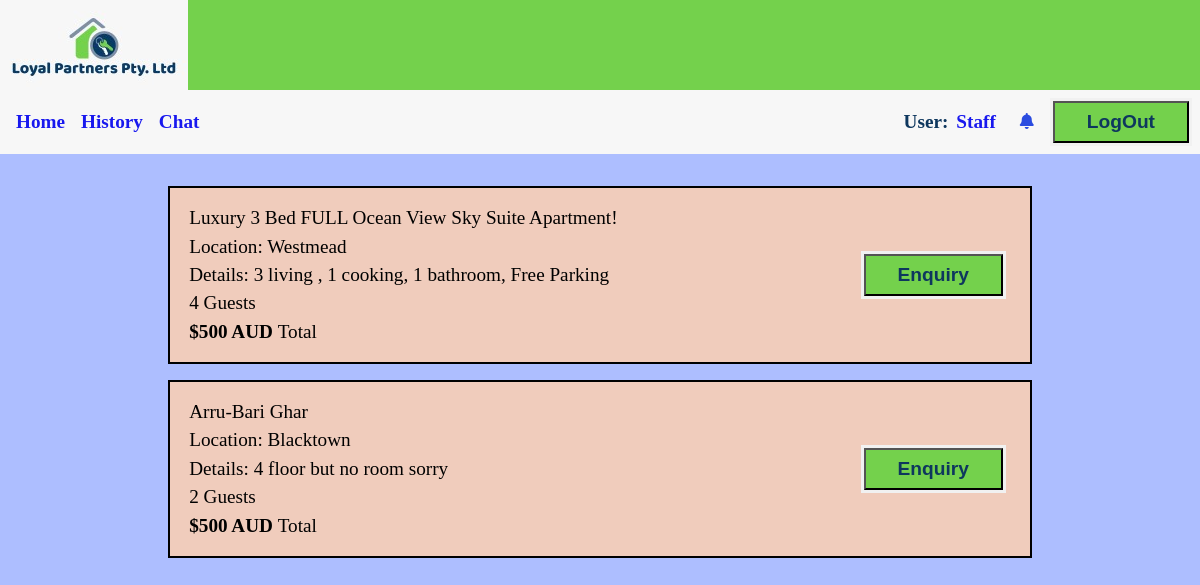
Before: / (signed in) with the older database file.
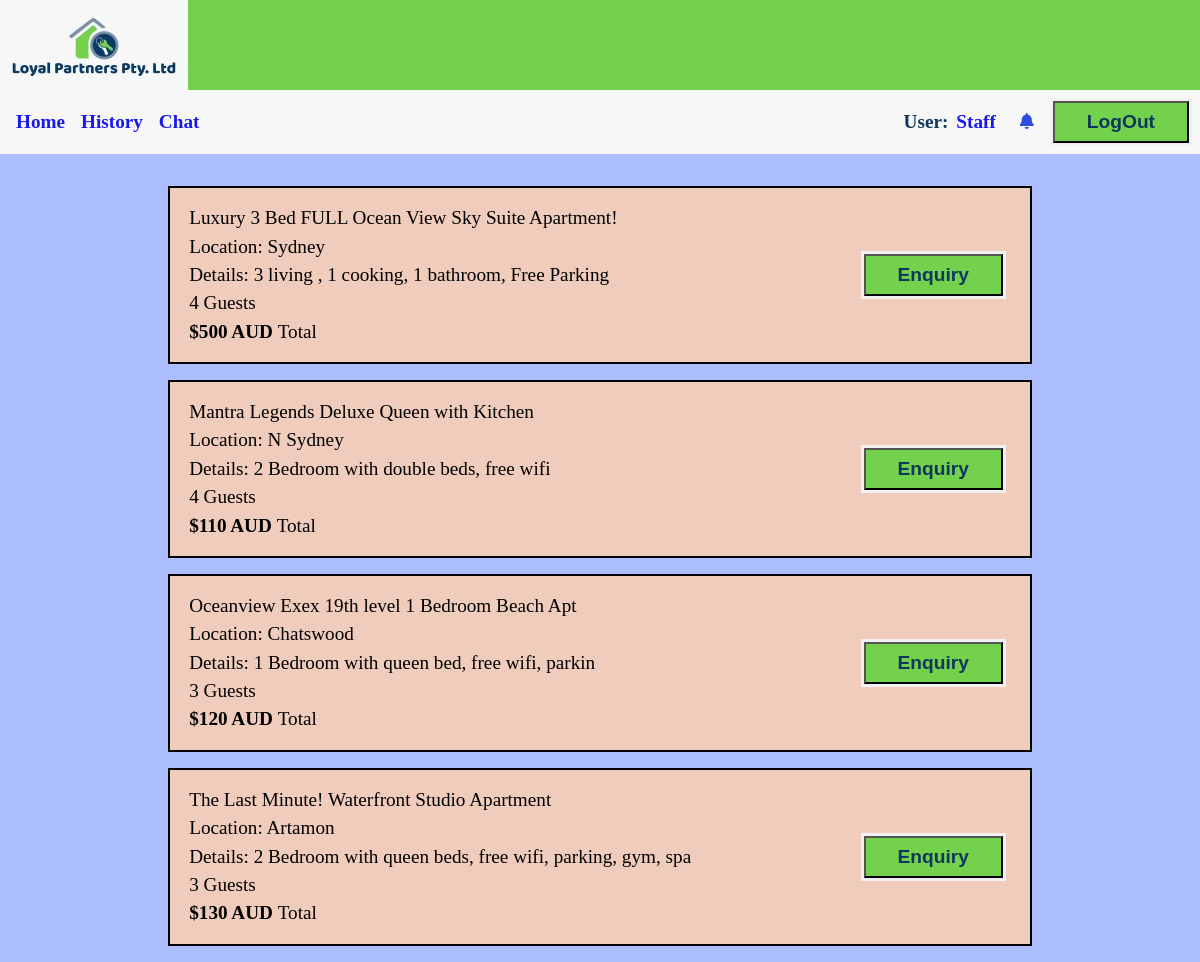
After: the same page with the newer database file.
### tables this page shows
CREATE TABLE `properties` (
  `prop_id` int(255) NOT NULL,
  `prop_name` varchar(255) NOT NULL,
  `prop_type` varchar(255) NOT NULL,
  `prop_StreetName` varchar(255) NOT NULL,
  `prop_suburb` varchar(255) NOT NULL,
  `prop_state` varchar(255) NOT NULL,
  `prop_postCode` int(4) NOT NULL,
  `prop_det` varchar(255) NOT NULL,
  `prop_occupancy` int(11) NOT NULL DEFAULT 1,
  `price` varchar(255) NOT NULL
);

### functions/load_template.php (called while the page is built, shortened)
<?php
	function loadTemplate($filename, $tempVars){
		extract($tempVars);
		require $filename;
		$content = ob_get_clean();
		return $content;
	}
?>

### pages/users/userhome.php (called while the page is built, shortened)
<?php
	$title = "Local Partners Pty Ltd";
	$conn = new DatabaseTable('properties');
	$data=$conn->findAll();
	$content = loadTemplate('../templates/users/userhomeTemplate.php', ['data'=>$data]);
?>

### classes/databasetable.php (called while the page is built, shortened)
<?php
class DatabaseTable{
    public $table;
    function __construct($table){
        $this->table = $table;
    }
function findAll() {
    global $pdo;
        $stmt = $pdo->prepare('SELECT * FROM ' . $this->table);
        $stmt->execute();
        return $stmt;
}
function notifAll() {
    global $pdo;
        $stmt = $pdo->prepare('SELECT * FROM ' . $this->table .' ORDER BY notif_id DESC');
        $stmt->execute();
        return $stmt;
}
}
?>

### templates/users/userhomeTemplate.php (the view, shortened to what this page needs)
<article class="property-listing">
    <?php
       foreach ($data as $value) {
    ?>
    <section class="property">
        <div class="details">
            <span><?php echo $value["prop_name"];?></span>
            <span>Location: <?php echo $value["prop_suburb"];?></span>
            <span>Details: <?php echo $value["prop_det"];?></span>
            <span><?php echo $value["prop_occupancy"];?> Guests</span>
            <span><b>$<?php echo $value["price"];?> AUD </b>Total</span>
        </div>
        <div class="booking-options">
        <form method="POST" action="index.php?page=userhome">
            <input type="submit" value="Enquiry" class="enquir" name="book_prop">
            </form>
        </div>
    </section>
    <?php } ?>
</article>

### public_html/index.php (shortened to what this page needs)
<?php
	include '../db/connection.php';
	require '../classes/databasetable.php';
	require '../functions/load_template.php';
	if(isset($_GET['page'])){
		require '../pages/users/'.$_GET['page']. '.php';
	}
	else{
		require '../pages/users/userhome.php';
	}
	$tempVars = [
		'title' => $title,
		'content' => $content
	];
	echo loadTemplate('../templates/users/homepage.php', $tempVars);
?>

### templates/users/homepage.php (shortened to what this page needs)
<!DOCTYPE html>
<html lang="en">
<head>
    <link rel="stylesheet" href="../css/styles.css">
</head>
<body>
    <header>
        <div class="logo">
           <a href="index.php"> <img src="../images/logo/logo.png" alt="Local Partners Pty Ltd"></a>
        </div>
        <nav>
        <div class="homepg">
            <a href="index.php">Home</a>
            <?php
                if(isset($_SESSION['login']) && $_SESSION['login'] == 1){
                    echo '<a href="index.php?page=history">History</a>';
                    echo '<a href="index.php?page=chatnow">Chat</a>';}
            ?>
        </div>
        <div class="userinfo">
            <?php
                if(isset($_SESSION['login']) && $_SESSION['login'] == 1){
                    echo 'User:<a href="index.php?page=userprofile"> '. $_SESSION['username'] .'</a>';
            ?>
            <div class="dropdown" id="dropdown">
                <button class="dropbtn" onclick="myFunction()"><i class="fa fa-bell"></i></button>
                    <?php
                        $connN=new DatabaseTable('notification');
                        $allnotif=$connN->notifAll();
                    ?>
            </div>
            <form method="POST" action="index.php?page=login">
            <input class ="login" type="submit" value="LogOut" name="logout">
            </form>
                <?php
        }
                else{
                   echo '<a class="login" href="index.php?page=login">Login</a>';
                }
                    ?>
            </div>
        </nav>
    </header>
    <main>
        <?php echo $content; ?>
    </main>
</body>
</html>

### css/styles.css (style rules this page uses)
* { padding: 0; margin: 0; box-sizing: border-box; }
header { background: #74d14c; }
nav { display: flex; flex-wrap: wrap; justify-content: space-between; align-items: center; padding: 0 0.5rem; background: #f7f7f7; height: 4rem; position: relative; }
.logo { height: 90px; }
.dropdown { overflow: visible; }
.dropdown .dropbtn { font-size: 16px; border: none; outline: none; color: rgb(43, 76, 224); padding: 14px 16px; background-color: inherit; font-family: inherit; margin: 0; }
.login, .enquir { text-decoration: none; color: #0e375e; background: #74d14c; padding: 0.5rem 2rem; font-size: 1.2rem; font-weight: 550; }
.userinfo, .homepg { display: inherit; align-items: center; font-size: 1.2rem; color: #0e375e; font-weight: 700; }
.userinfo a, .homepg a { text-decoration: none; text-transform: capitalize; padding: 0.5rem; opacity: 0.9; }
body { background: #ADBEFF; }
.property { font-size: 1.2rem; border: #000 solid 2px; display: flex; justify-content: space-between; background: #F0CCBC; width: 80%; margin: 1rem 0 1rem 10%; }
.details { margin: 1rem; }
.property span { display: block; padding: 0.2rem;; }
.booking-options { display: flex; flex-direction: column; justify-content: center; text-align: right; margin: 0 1.5rem 0 0; }
form { border: 3px solid #f1f1f1; }
button { background-color: #8a30d3; color: white; padding: 14px 20px; margin: 0.5rem 0; border: none; cursor: pointer; width: 100%; }
article { width: 90%; margin: 2rem 0 0 5%; }

Changed rows visible on the page:
changed properties "Luxury 3 Bed FULL Ocean View Sky Suite Apartment!": prop_suburb "Westmead" → "Sydney"
changed properties: prop_name "Arru-Bari Ghar" → "Mantra Legends Deluxe Queen with Kitchen"; prop_suburb "Blacktown" → "N Sydney"; prop_det "4 floor but no room sorry" → "2 Bedroom with double beds, free wifi"; prop_occupancy "2" → "4"; price "500" → "110"
added properties: prop_name "Oceanview Exex 19th level 1 Bedroom Beach Apt", prop_suburb "Chatswood", prop_det "1 Bedroom with queen bed, free wifi, parkin", prop_occupancy "3", price "120"
added properties: prop_name "The Last Minute! Waterfront Studio Apartment", prop_suburb "Artamon", prop_det "2 Bedroom with queen beds, free wifi, parking, gym, spa", prop_occupancy "3", price "130"
